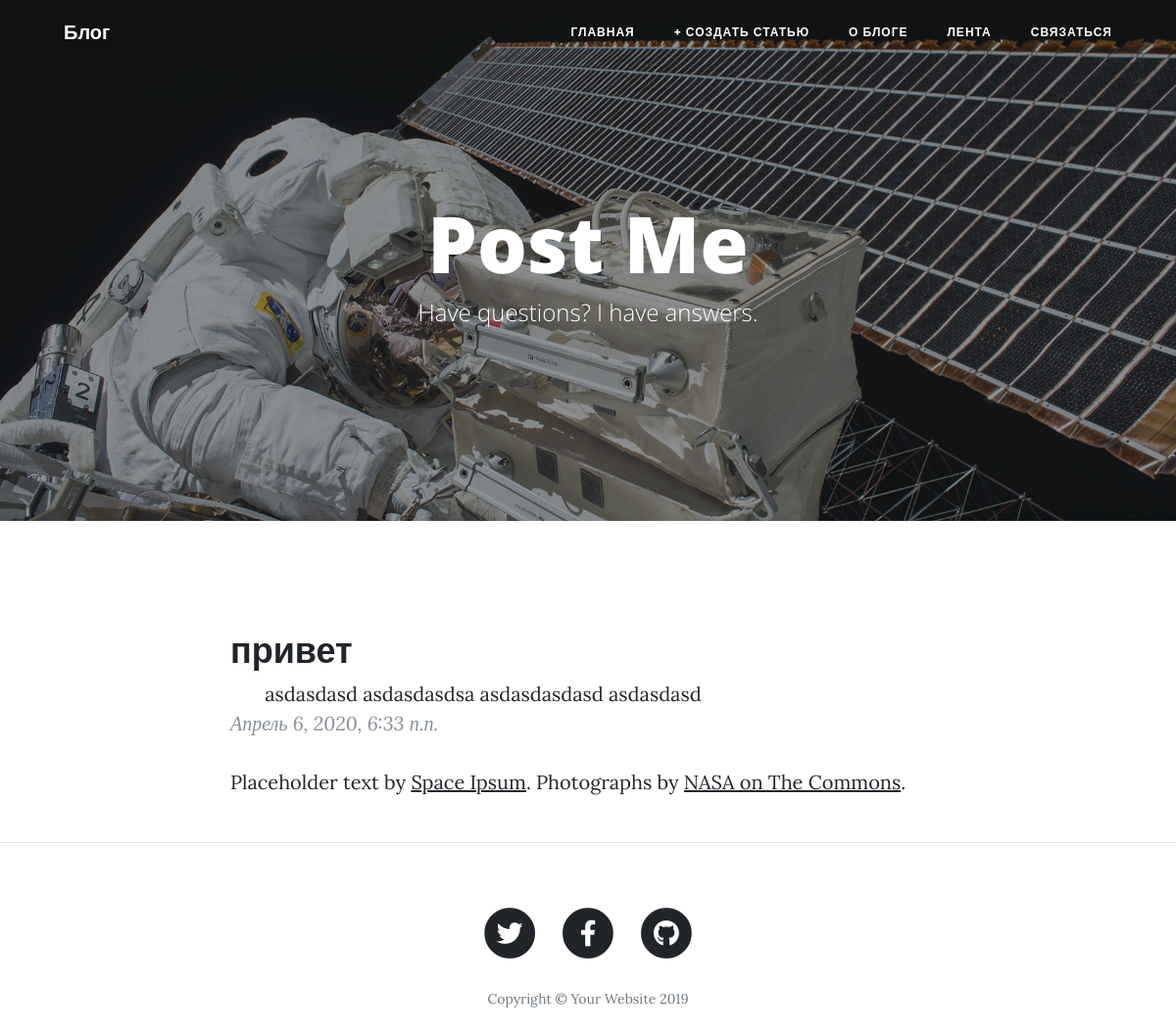
Screenshot of /article/privet-5/ with the database file from the repository.
### apps/blogapp/models.py (models this page shows, shortened)
class Article(models.Model):
    title = models.CharField(max_length=200, verbose_name="Заголовок")
    body = models.TextField(max_length=5000, verbose_name="Основной текст")
    date = models.DateTimeField(default=datetime.now, null=True, verbose_name="Дата создания")
    image = models.ImageField(blank=True, default='media/Map-Navigation.jpg', upload_to='media', verbose_name="картинка")
    slug = models.SlugField(unique=True, verbose_name="url")
    class Meta:
        verbose_name = "Статья"
        verbose_name_plural = "Статьи"
        ordering = ['-date']

### apps/blogapp/views.py (the view)
# urls.py: path('article/<str:slug>/', views.post, name="post"),
def post(request, slug=None, **kwargs):
    if request.method == 'GET':
        article = get_object_or_404(Article, slug=slug)
        context = {
            'article':article,
        }
        return render(request, 'post.html', context)

### templates/post.html (shortened to what this page needs)
{% extends 'base.html' %}
{% load static %}
{% block image %}{% static 'img/post-bg.jpg' %}{% endblock %}
{% block pagetitle %}
  <h1>Post Me</h1>
  <span class="subheading">Have questions? I have answers.</span>
{% endblock %}
{% block content %}
  <article>
    <div class="container">
      <div class="row">
        <div class="col-lg-8 col-md-10 mx-auto">
            <h2 class="section-heading">{{ article.title }}</h2>
            {{ article.body }}
            <blockquote class="blockquote">{{ article.date }}</blockquote>
          <p>Placeholder text by
            <a href="http://spaceipsum.com/">Space Ipsum</a>. Photographs by
            <a href="https://www.flickr.com/photos/nasacommons/">NASA on The Commons</a>.</p>
        </div>
      </div>
    </div>
  </article>
  <hr>
{% endblock %}

### rows the page displays
Article: title "привет", body "asdasdasd asdasdasdsa asdasdasdasd asdasdasd", date "Апрель 6, 2020, 6:33 п.п."
